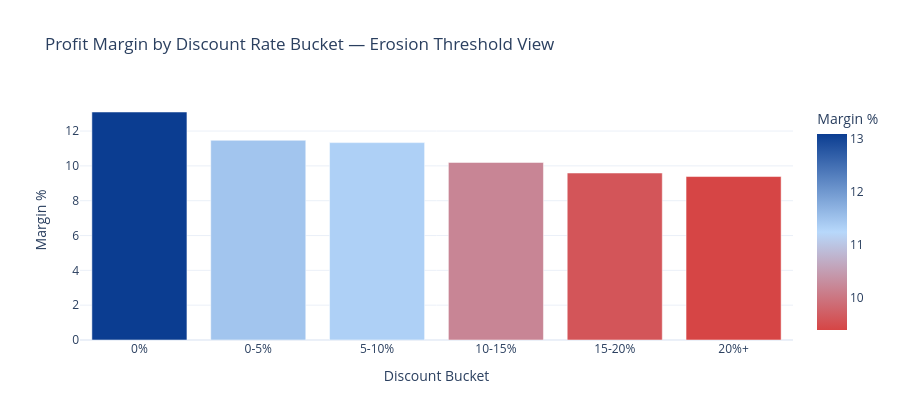

The cell this chart's notebook holds for it:
### Markdown cell above
## 6. Discount Impact Diagnostics

Compare margins with/without discounting, analyze discount rate vs profit ratio, and identify the discount threshold where margin erosion accelerates.

### Code cell
# Bucket discount rates and inspect resulting profit ratio
df['Discount Bucket'] = pd.cut(df['Order Item Discount Rate'],
                                bins=[-0.001, 0.0, 0.05, 0.10, 0.15, 0.20, 1.0],
                                labels=['0%', '0-5%', '5-10%', '10-15%', '15-20%', '20%+'])

disc_perf = df.groupby('Discount Bucket', observed=True).agg(
    Orders=('Order Item Total', 'count'),
    AvgProfitRatio=('Order Item Profit Ratio', 'mean'),
    Revenue=('Sales', 'sum'),
    Profit=('Benefit per order', 'sum')
).reset_index()
disc_perf['Margin %'] = disc_perf['Profit'] / disc_perf['Revenue'] * 100

fig = px.bar(disc_perf, x='Discount Bucket', y='Margin %', color='Margin %',
             color_continuous_scale=['#D64545', '#B7D8FB', '#0B3D91'],
             title='Profit Margin by Discount Rate Bucket — Erosion Threshold View')
fig.update_layout(height=420)
fig.show()
disc_perf

### Figure 1 — Plotly figure (JSON) as saved in the notebook; plotly's stock layout.template omitted (floating-point values rounded to 4 significant figures)
{"data": [{"hovertemplate": "Discount Bucket=%{x}<br>Margin %=%{marker.color}<extra></extra>", "legendgroup": "", "marker": {"color": [13.09, 11.47, 11.34, 10.2, 9.589, 9.387], "coloraxis": "coloraxis", "pattern": {"shape": ""}}, "name": "", "orientation": "v", "showlegend": false, "textposition": "auto", "type": "bar", "x": ["0%", "0-5%", "5-10%", "10-15%", "15-20%", "20%+"], "xaxis": "x", "y": [13.09, 11.47, 11.34, 10.2, 9.589, 9.387], "yaxis": "y"}], "layout": {"barmode": "relative", "coloraxis": {"autocolorscale": false, "colorbar": {"title": {"text": "Margin %"}}, "colorscale": [[0.0, "#D64545"], [0.5, "#B7D8FB"], [1.0, "#0B3D91"]]}, "height": 420, "legend": {"tracegroupgap": 0}, "title": {"text": "Profit Margin by Discount Rate Bucket — Erosion Threshold View"}, "xaxis": {"anchor": "y", "domain": [0.0, 1.0], "title": {"text": "Discount Bucket"}}, "yaxis": {"anchor": "x", "domain": [0.0, 1.0], "title": {"text": "Margin %"}}}}
